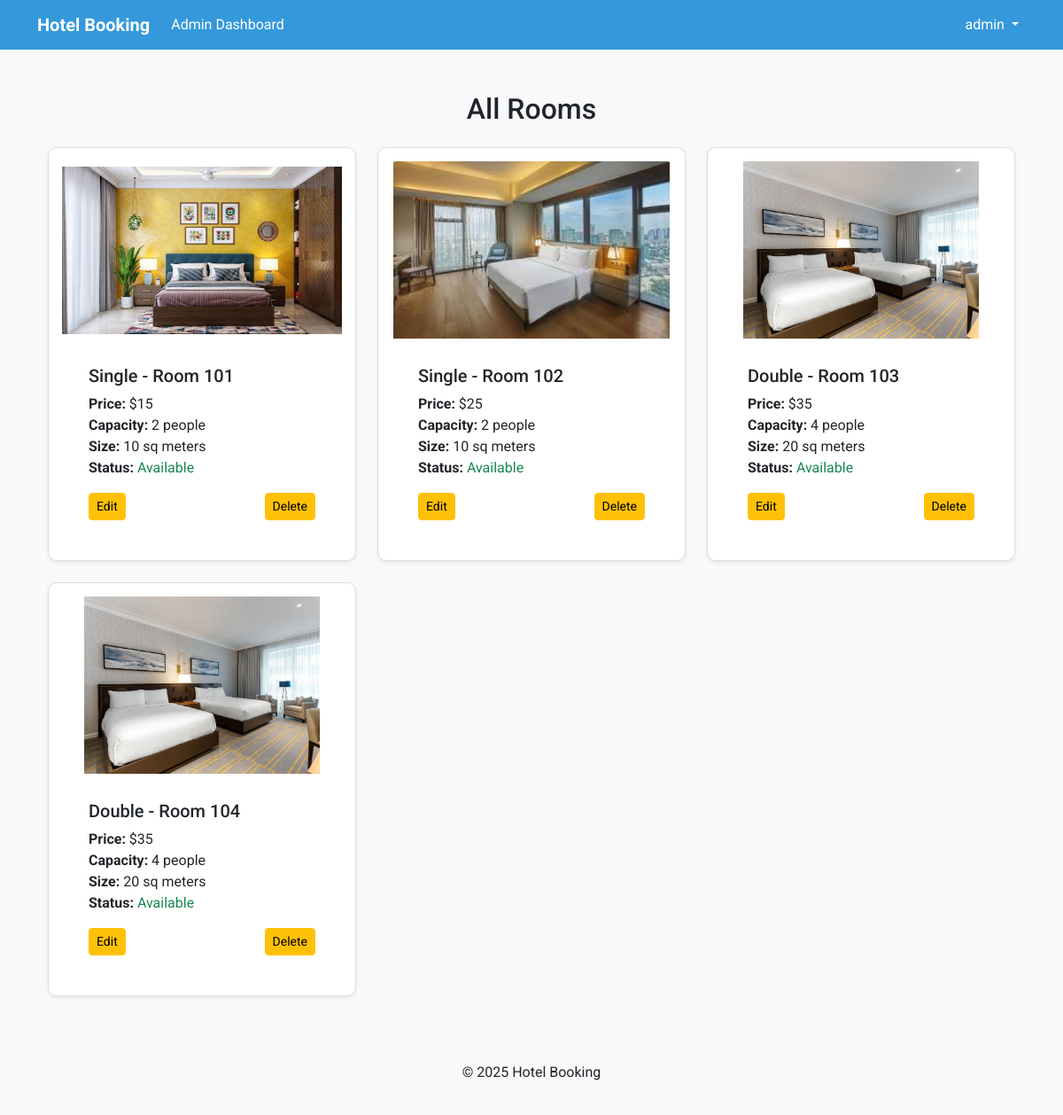
Screenshot of /admin-rooms/ (signed in) with the database file from the repository.
### bookings/models.py (models this page shows, shortened)
class Room(models.Model):
    ROOM_TYPES = [
        ('Single', 'Single'),
        ('Double', 'Double'),
        ('Suite', 'Suite'),
    ]
    room_number = models.CharField(max_length=10, unique=True)
    room_type = models.CharField(max_length=50, choices=ROOM_TYPES)
    price_per_night = models.IntegerField()
    is_available = models.BooleanField(default=True)
    capacity = models.PositiveIntegerField()
    size = models.IntegerField()
    image = models.ImageField(upload_to='upload/media/', blank=True, null=True)

### bookings/views.py (the view)
# urls.py: path('admin-rooms/', views.admin_room_list, name='admin_room_list'),
@login_required
def admin_room_list(request):
    today = date.today()
    bookings = Booking.objects.select_related('room').all()
    for booking in bookings:
        room = booking.room
        if booking.check_in <= today <= booking.check_out:
            room.is_available = False
        else:
            room.is_available = True
        room.save()
    rooms = Room.objects.all()
    return render(request, 'bookings/admin_room_list.html', {'rooms': rooms})

### bookings/templates/bookings/admin_room_list.html (shortened to what this page needs)
{% extends 'bookings/main.html' %}
{% load static %}
{% block content %}
<div class="container mt-5">
    <h2 class="text-center mb-4">All Rooms</h2>
    <div class="row">
        {% for room in rooms %}
        <div class="col-md-4">
            <div class="card mb-4 shadow-sm">
                <img src="{{ room.image.url }}" class="card-img-top card-img-fix" alt="Room Image">
                <div class="card-body">
                    <h5 class="card-title">{{ room.room_type }} - Room {{ room.room_number }}</h5>
                    <p class="card-text">
                        <strong>Price:</strong> ${{ room.price_per_night }}<br>
                        <strong>Capacity:</strong> {{ room.capacity }} people<br>
                        <strong>Size:</strong> {{ room.size }} sq meters<br>
                        <strong>Status:</strong>
                        {% if room.is_available %}
                        <span class="text-success">Available</span>
                        {% else %}
                        <span class="text-danger">Unavailable</span>
                        {% endif %}
                    </p>
                    <div class="d-flex justify-content-between">
                        <a href="{% url 'update_room' room.id %}" class="btn btn-warning btn-sm">Edit</a>
                        <a href="{% url 'delete_room' room.id %}" class="btn btn-warning btn-sm">Delete</a>
                    </div>
                </div>
            </div>
        </div>
        {% endfor %}
    </div>
</div>
{% endblock %}

### bookings/templates/bookings/navbar.html (shortened to what this page needs)
<nav class="navbar navbar-expand-lg navbar-light bg-primary">
    <div class="container">
        <a class="navbar-brand text-white fw-bold">Hotel Booking</a>
        <div class="collapse navbar-collapse" id="navbarNav">
            <ul class="navbar-nav me-auto">
                {% if user.is_authenticated %}
                {% if user.is_staff %}
                <li class="nav-item"><a class="nav-link text-white" href="{% url 'admin_dashboard' %}">Admin
                        Dashboard</a></li>
                {% endif %}
                {% endif %}
            </ul>
            <ul class="navbar-nav">
                {% if user.is_authenticated %}
                <li class="nav-item dropdown">
                    <a class="nav-link dropdown-toggle text-white" href="#" id="userDropdown" role="button"
                        data-bs-toggle="dropdown" aria-expanded="false">
                        {{ user.username }}
                    </a>
                </li>
                {% else %}
                <li class="nav-item"><a class="nav-link text-white" href="{% url 'login' %}">Login</a></li>
                <li class="nav-item"><a class="nav-link text-white" href="{% url 'register' %}">Register</a></li>
                {% endif %}
            </ul>
        </div>
    </div>
</nav>

### bookings/static/css/style.css (style rules this page uses)
body { background-color: #f8f9fa; font-family: "Arial", sans-serif; }
.card { border-radius: 10px; transition: transform 0.3s ease, box-shadow 0.3s ease, background-color 0.3s ease; border: 1px solid #ddd; padding: 15px; }
.card-body { padding: 30px; background-color: #ffffff; }
.card-img-fix { width: 100%; height: 200px; object-fit: contain; display: block; margin: auto; transition: transform 0.3s ease; }

### bookings/templates/bookings/main.html (style rules this page uses)
body { font-family: 'Roboto', sans-serif; }
.bg-primary { background-color: #3498db !important; }

### rows the page displays
Room: image (picture), room_type "Single", room_number "101", price_per_night "15", capacity "2", size "10", is_available "Available"
Room: image (picture), room_type "Single", room_number "102", price_per_night "25", capacity "2", size "10", is_available "Available"
Room: image (picture), room_type "Double", room_number "103", price_per_night "35", capacity "4", size "20", is_available "Available"
Room: image (picture), room_type "Double", room_number "104", price_per_night "35", capacity "4", size "20", is_available "Available"

### other values shown
{{ user.username }} "admin"
